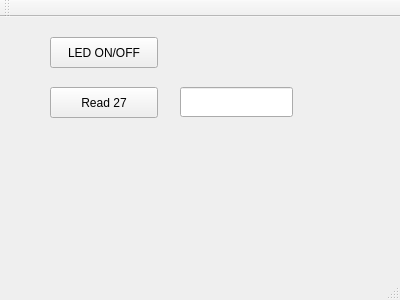
<?xml version="1.0" encoding="UTF-8"?>
<ui version="4.0">
 <class>MainWindow</class>
 <widget class="QMainWindow" name="MainWindow">
  <property name="geometry">
   <rect>
    <x>0</x>
    <y>0</y>
    <width>400</width>
    <height>300</height>
   </rect>
  </property>
  <property name="windowTitle">
   <string>MainWindow</string>
  </property>
  <widget class="QWidget" name="centralWidget">
   <widget class="QPushButton" name="pushButton1">
    <property name="geometry">
     <rect>
      <x>50</x>
      <y>20</y>
      <width>108</width>
      <height>31</height>
     </rect>
    </property>
    <property name="text">
     <string>LED ON/OFF</string>
    </property>
   </widget>
   <widget class="QPushButton" name="pushButton2">
    <property name="geometry">
     <rect>
      <x>50</x>
      <y>70</y>
      <width>108</width>
      <height>31</height>
     </rect>
    </property>
    <property name="text">
     <string>Read 27</string>
    </property>
   </widget>
   <widget class="QLineEdit" name="lineEdit">
    <property name="geometry">
     <rect>
      <x>180</x>
      <y>70</y>
      <width>113</width>
      <height>30</height>
     </rect>
    </property>
   </widget>
  </widget>
  <widget class="QMenuBar" name="menuBar">
   <property name="geometry">
    <rect>
     <x>0</x>
     <y>0</y>
     <width>400</width>
     <height>28</height>
    </rect>
   </property>
  </widget>
  <widget class="QToolBar" name="mainToolBar">
   <attribute name="toolBarArea">
    <enum>TopToolBarArea</enum>
   </attribute>
   <attribute name="toolBarBreak">
    <bool>false</bool>
   </attribute>
  </widget>
  <widget class="QStatusBar" name="statusBar"/>
 </widget>
 <layoutdefault spacing="6" margin="11"/>
 <resources/>
 <connections/>
</ui>
